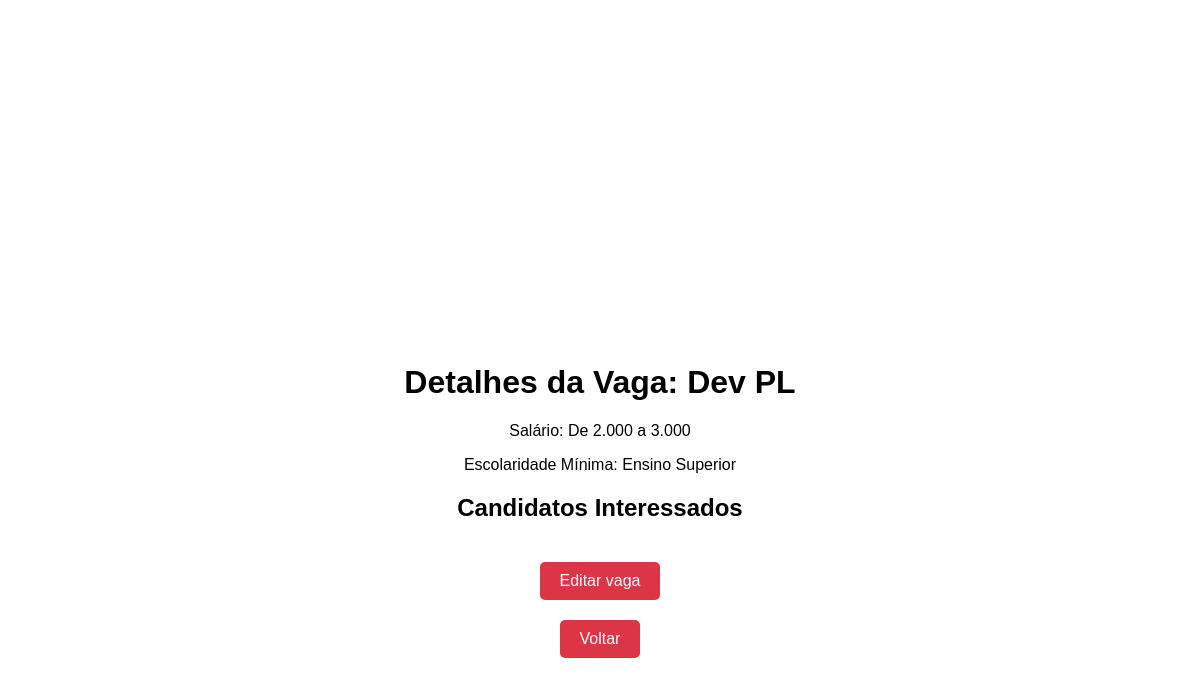
The app's page /home/detalhes_vaga_empresas/18 (signed in), older data.
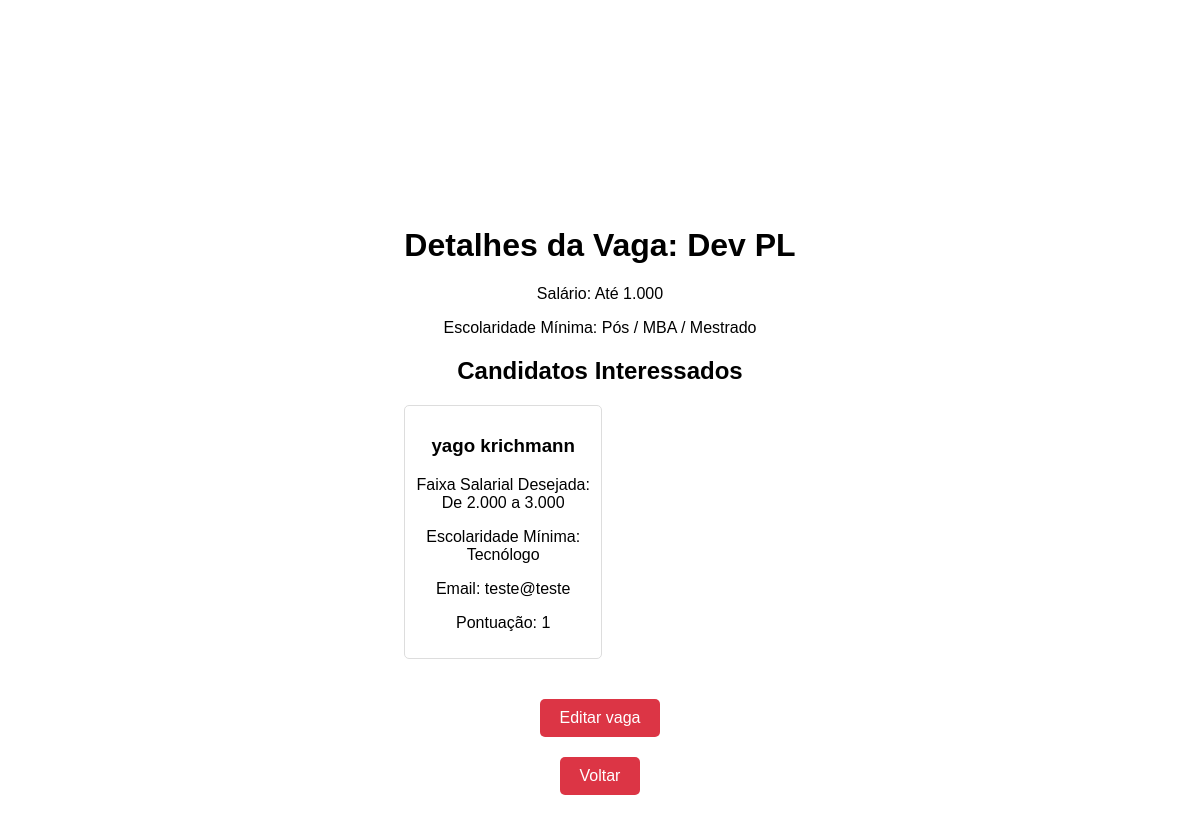
The same page, newer data.
### app_vagas/models.py (models this page shows, shortened)
class Vagas(models.Model):
    nome = models.CharField(max_length=100)
    faixa_salarial = models.IntegerField(choices=FAIXA_SALARIAL_CHOICES)
    escolaridade_minima = models.IntegerField(choices=ESCOLARIDADE_CHOICES)
    requisitos = models.TextField()
    empresa = models.ForeignKey(Empresa, related_name="vagas", on_delete=models.CASCADE)

class Candidato(models.Model):
    user = models.OneToOneField(User, on_delete=models.CASCADE)
    nome_candidato = models.CharField(max_length=100)
    faixa_salarial = models.IntegerField(choices=FAIXA_SALARIAL_CHOICES)
    escolaridade_minima = models.IntegerField(choices=ESCOLARIDADE_CHOICES)

### app_vagas/views.py (the view)
@login_required
def detalhes_vaga_empresas(request, vaga_id):
    vaga = Vagas.objects.filter(id=vaga_id).first()
    candidatos = Candidato.objects.filter(vagas_aplicadas__vaga_id=vaga_id).all()
    for candidato in candidatos:
        pontuacao = (
            Vagas_aplicadas.objects.filter(candidato=candidato, vaga=vaga)
            .aggregate(Sum("pontuacao"))
            .get("pontuacao__sum")
        )
        candidato.pontuacao = pontuacao
    context = {"vaga": vaga, "candidatos": candidatos}
    return render(request, "detalhes_vaga_empresas.html", context)

### projeto_vagas/templates/detalhes_vaga_empresas.html (shortened to what this page needs)
<!DOCTYPE html>
{%load static%}
<html>
<head>
    <link rel="stylesheet" type="text/css" href="{% static 'css/detalhes_vaga.css' %}">
</head>
<body>
    <div class="container">
        <h1>Detalhes da Vaga: {{ vaga.nome }}</h1>
        <p>Salário: {{ vaga.get_faixa_salarial_display }}</p>
        <p>Escolaridade Mínima: {{ vaga.get_escolaridade_minima_display}}</p>
        <h2>Candidatos Interessados</h2>
        <div class="candidatos">
            {% for candidato in candidatos %}
            <div class="candidato">
                <h3>{{ candidato.nome_candidato }}</h3>
                <p>Faixa Salarial Desejada: {{ candidato.get_faixa_salarial_display }}</p>
                <p>Escolaridade Mínima: {{ candidato.get_escolaridade_minima_display }}</p>
                <p>Email: {{ candidato.user.email }}</p>
                <p>Pontuação: {{ candidato.pontuacao }}</p>
            </div>
            {% endfor %}
        </div>
        <a href="{% url 'edita_vaga' vaga.id %}">
            <button>Editar vaga</button>
        </a>
        <a href="{% url 'vagas_cadastradas' %}">
            <button>Voltar</button>
        </a>
    </div>
</body>
</html>

Row changes from the older to the newer data that the page shows:
changed Vagas "Dev PL": faixa_salarial "De 2.000 a 3.000" → "Até 1.000"; escolaridade_minima "Ensino Superior" → "Pós / MBA / Mestrado"
now on this page (row unchanged): Candidato: nome_candidato "yago krichmann", faixa_salarial "De 2.000 a 3.000", escolaridade_minima "Tecnólogo", user.email "teste@teste", pontuacao "1"
